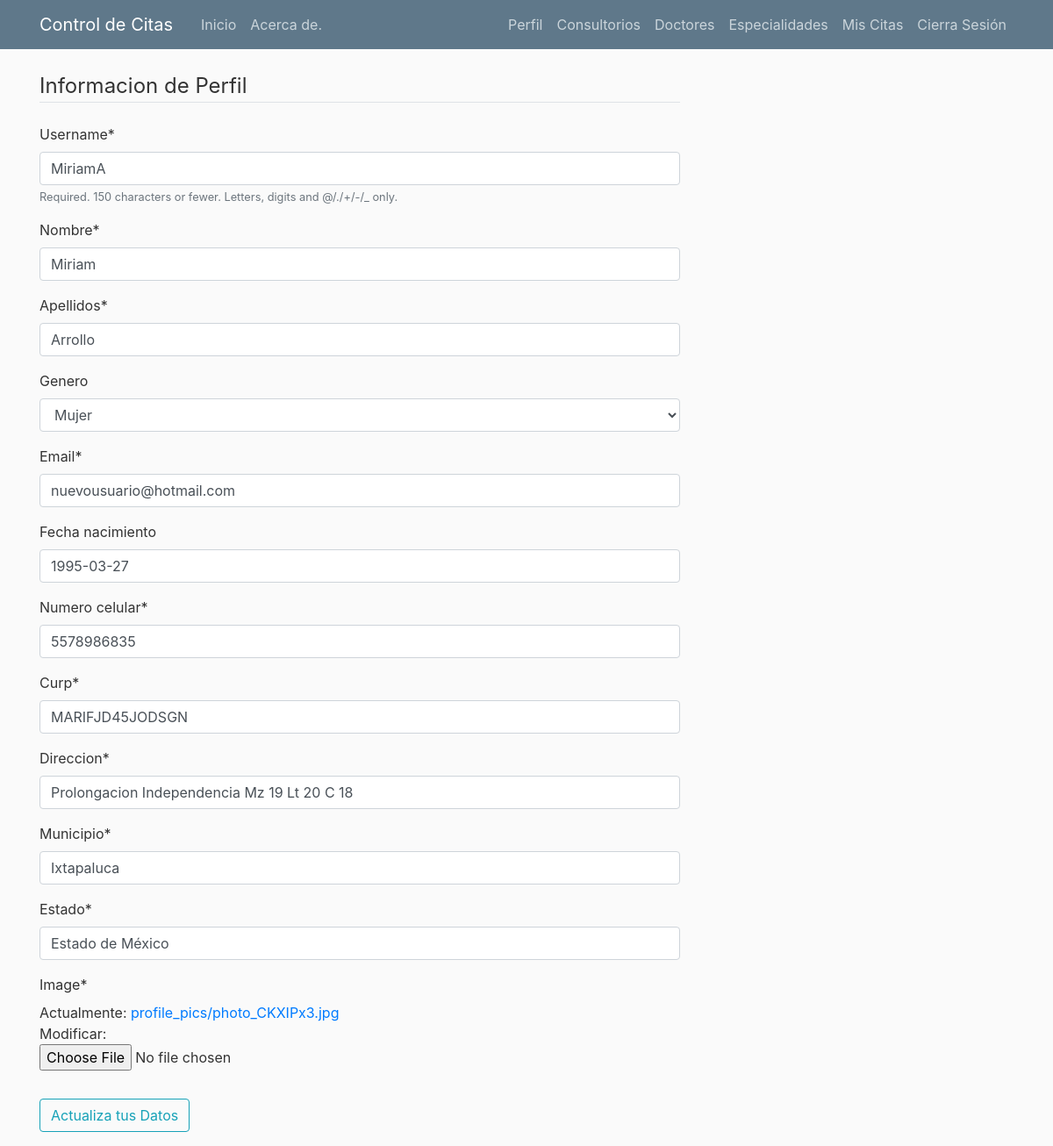
The app's page /Uperfil/ (signed in), older data.
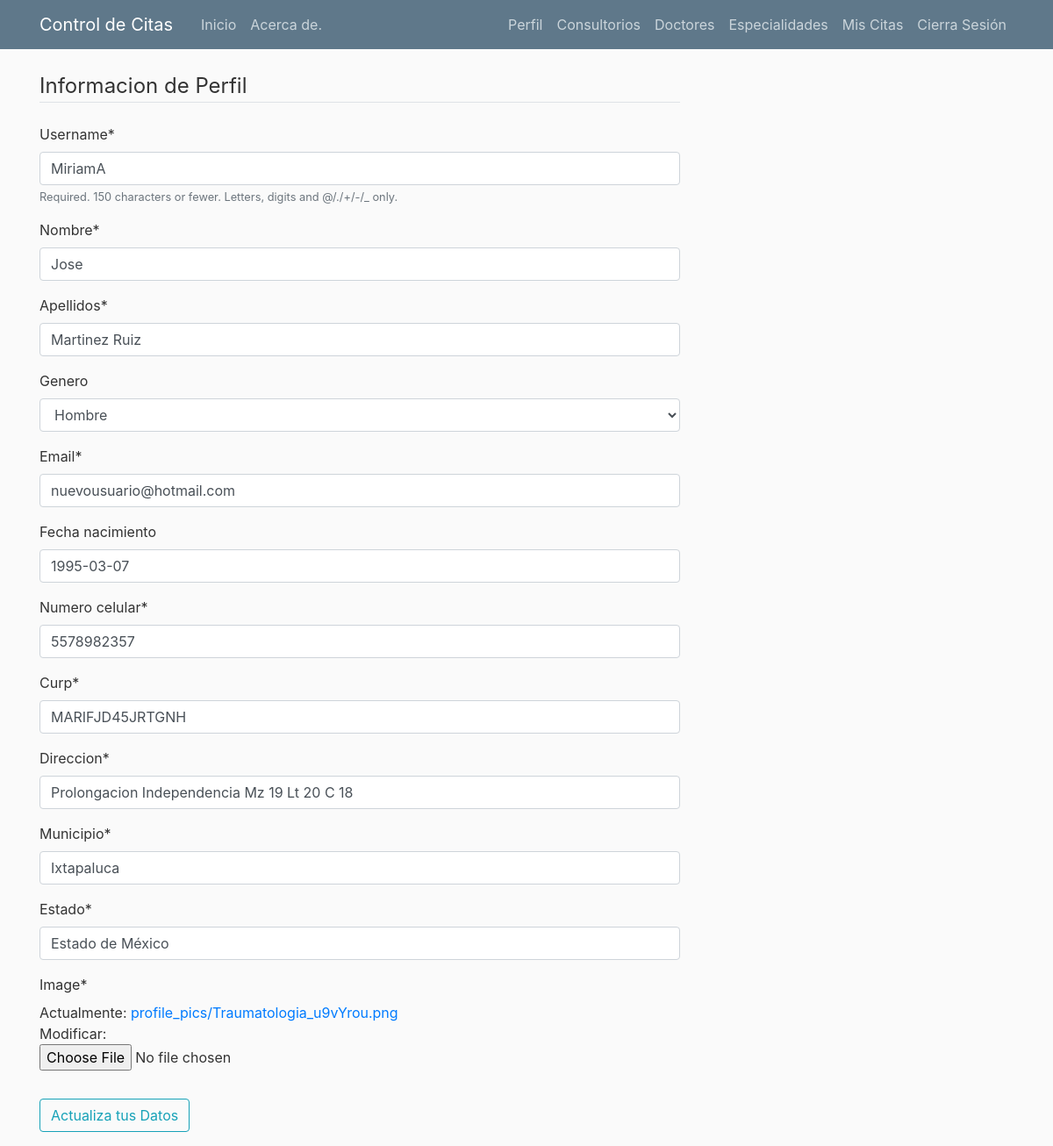
The same page, newer data.
### user/models.py (models this page shows, shortened)
class perfiles(models.Model):
    nombre = models.CharField(max_length=30)
    apellidos = models.CharField(max_length=30)
    user = models.OneToOneField(User, on_delete=models.CASCADE)
    image =models.ImageField(default='default.jpg', upload_to='profile_pics')
    genero = models.CharField(choices=(('M', 'Mujer'), ('H', 'Hombre')), max_length=16, blank=True)
    fecha_nacimiento = models.DateField(blank=True, null=True)
    numero_celular = models.CharField(unique=True, max_length=10, null=True)
    curp = models.CharField(max_length=50)
    email = models.CharField(unique=True, max_length=50)
    direccion = models.CharField(max_length=50)
    municipio = models.CharField(max_length=50)
    estado = models.CharField(max_length=50)

### user/views.py (the view)
# urls.py: path('Uperfil/', user_views.profile, name='Uprofile'),
@login_required
def profile(request):
    if request.method == 'POST':
        u_form = UserUpdateForm(request.POST, instance=request.user)
        p_form = PerfilesUpdateForm(request.POST, request.FILES, instance=request.user.perfiles)
        if u_form.is_valid() and p_form.is_valid():
            u_form.save()
            p_form.save()
            messages.success(request, f'Tu perfil ha sido Actualizado!')
            return redirect('profile')
    else:
        u_form = UserUpdateForm(instance=request.user)
        p_form = PerfilesUpdateForm(instance=request.user.perfiles)
    context = {
        'u_form': u_form,
        'p_form': p_form
    }
    return render(request, 'user/updateperfil.html', context)

### user/forms.py
class UserUpdateForm(forms.ModelForm):
    class Meta:
        model = User
        fields = ['username']

class PerfilesUpdateForm(forms.ModelForm):
    class Meta:
        model = perfiles
        fields = ['nombre','apellidos','genero', 'email', 'fecha_nacimiento','numero_celular','curp',
        'direccion','municipio','estado','image']

### user/templates/user/updateperfil.html (shortened to what this page needs)
{% extends "core/base.html" %}
{% load crispy_forms_tags %}
{% block content %}
        <form method="POST" enctype="multipart/form-data">
            <fieldset class="form-group">
                <legend class="border-bottom mb-4">Informacion de Perfil</legend>
                {{ u_form|crispy }}
                {{ p_form|crispy }}
            </fieldset>
            <div class="form-group">
                <button class="btn btn-outline-info" type="submit">Actualiza tus Datos</button>
            </div>
        </form>
    </div>
{% endblock content %}

Row changes from the older to the newer data that the page shows:
changed perfiles "nuevousuario@hotmail.com": nombre "Miriam" → "Jose"; apellidos "Arrollo" → "Martinez Ruiz"; genero "Mujer" → "Hombre"; fecha_nacimiento "1995-03-27" → "1995-03-07"; numero_celular "5578986835" → "5578982357"; curp "MARIFJD45JODSGN" → "MARIFJD45JRTGNH"
Text that changed along with them:
text no longer shown: "Nombre * Apellidos * Genero Email * Fecha nacimiento Numero celular * Curp * Direccion * Municipio * Estado * Image * Actualmente: profile_pics/photo_CKXIPx3.jpg Modificar:"
text now shown: "Nombre * Apellidos * Genero Email * Fecha nacimiento Numero celular * Curp * Direccion * Municipio * Estado * Image * Actualmente: profile_pics/Traumatologia_u9vYrou.png Modificar:"
